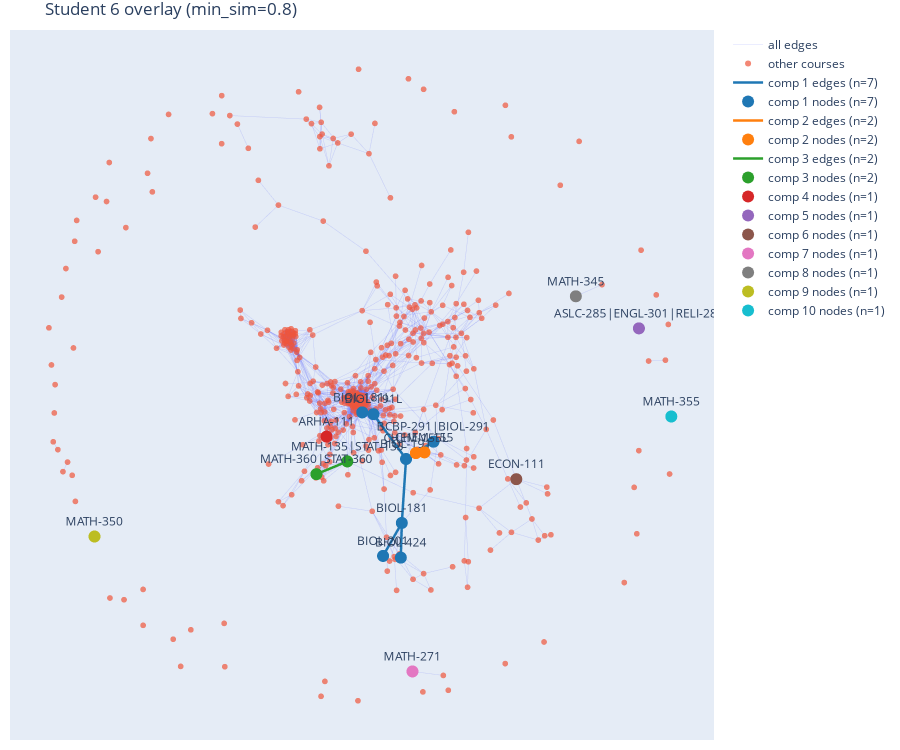

Here is the notebook cell this chart was saved with:
### Code cell
plot_student_interactive(6, min_sim=0.8)

### Figure 1 — Plotly figure (JSON) as saved in the notebook; plotly's stock layout.template omitted (floating-point values rounded to 4 significant figures; data arrays with more than 128 entries replaced by an {"elided": "..."} marker saying what was removed)
{"data": [{"hoverinfo": "none", "line": {"width": 0.5}, "mode": "lines", "name": "all edges", "opacity": 0.25, "type": "scattergl", "x": {"elided": "10035 float values"}, "y": {"elided": "10035 float values"}}, {"hoverinfo": "skip", "marker": {"size": 6}, "mode": "markers", "name": "other courses", "opacity": 0.7, "type": "scattergl", "x": {"elided": "447 float values"}, "y": {"elided": "447 float values"}}, {"hoverinfo": "none", "line": {"color": "#1f77b4", "width": 2.5}, "mode": "lines", "name": "comp 1 edges (n=7)", "type": "scattergl", "x": [0.06484, 0.1244, null, 0.2248, 0.1378, null, 0.1378, 0.1244, null, 0.1378, 0.03418, null, 0.1212, 0.1244, null, 0.03418, -0.001246, null], "y": [-0.542, -0.4376, null, -0.1808, -0.2354, null, -0.2354, -0.4376, null, -0.2354, -0.09368, null, -0.5473, -0.4376, null, -0.09368, -0.08802, null]}, {"marker": {"color": "#1f77b4", "size": 12}, "mode": "markers+text", "name": "comp 1 nodes (n=7)", "text": ["BCBP-291|BIOL-291", "BIOL-181", "BIOL-181L", "BIOL-191", "BIOL-191L", "BIOL-201", "BIOL-424"], "textposition": "top center", "type": "scattergl", "x": [0.2248, 0.1244, -0.001246, 0.1378, 0.03418, 0.06484, 0.1212], "y": [-0.1808, -0.4376, -0.08802, -0.2354, -0.09368, -0.542, -0.5473]}, {"hoverinfo": "none", "line": {"color": "#ff7f0e", "width": 2.5}, "mode": "lines", "name": "comp 2 edges (n=2)", "type": "scattergl", "x": [0.1963, 0.1689, null], "y": [-0.2145, -0.2168, null]}, {"marker": {"color": "#ff7f0e", "size": 12}, "mode": "markers+text", "name": "comp 2 nodes (n=2)", "text": ["CHEM-155", "CHEM-155L"], "textposition": "top center", "type": "scattergl", "x": [0.1963, 0.1689], "y": [-0.2145, -0.2168]}, {"hoverinfo": "none", "line": {"color": "#2ca02c", "width": 2.5}, "mode": "lines", "name": "comp 3 edges (n=2)", "type": "scattergl", "x": [-0.04869, -0.1468, null], "y": [-0.2431, -0.2834, null]}, {"marker": {"color": "#2ca02c", "size": 12}, "mode": "markers+text", "name": "comp 3 nodes (n=2)", "text": ["MATH-135|STAT-135", "MATH-360|STAT-360"], "textposition": "top center", "type": "scattergl", "x": [-0.04869, -0.1468], "y": [-0.2431, -0.2834]}, {"marker": {"color": "#d62728", "size": 12}, "mode": "markers+text", "name": "comp 4 nodes (n=1)", "text": ["ARHA-111"], "textposition": "top center", "type": "scattergl", "x": [-0.1144], "y": [-0.1647]}, {"marker": {"color": "#9467bd", "size": 12}, "mode": "markers+text", "name": "comp 5 nodes (n=1)", "text": ["ASLC-285|ENGL-301|RELI-285"], "textposition": "top center", "type": "scattergl", "x": [0.877], "y": [0.1777]}, {"marker": {"color": "#8c564b", "size": 12}, "mode": "markers+text", "name": "comp 6 nodes (n=1)", "text": ["ECON-111"], "textposition": "top center", "type": "scattergl", "x": [0.4879], "y": [-0.2993]}, {"marker": {"color": "#e377c2", "size": 12}, "mode": "markers+text", "name": "comp 7 nodes (n=1)", "text": ["MATH-271"], "textposition": "top center", "type": "scattergl", "x": [0.1582], "y": [-0.9072]}, {"marker": {"color": "#7f7f7f", "size": 12}, "mode": "markers+text", "name": "comp 8 nodes (n=1)", "text": ["MATH-345"], "textposition": "top center", "type": "scattergl", "x": [0.6768], "y": [0.2792]}, {"marker": {"color": "#bcbd22", "size": 12}, "mode": "markers+text", "name": "comp 9 nodes (n=1)", "text": ["MATH-350"], "textposition": "top center", "type": "scattergl", "x": [-0.8512], "y": [-0.4805]}, {"marker": {"color": "#17becf", "size": 12}, "mode": "markers+text", "name": "comp 10 nodes (n=1)", "text": ["MATH-355"], "textposition": "top center", "type": "scattergl", "x": [0.9799], "y": [-0.1011]}], "layout": {"height": 750, "margin": {"b": 10, "l": 10, "r": 10, "t": 30}, "showlegend": true, "title": {"text": "Student 6 overlay (min_sim=0.8)"}, "width": 900, "xaxis": {"autorange": true, "range": [-1.12, 1.116], "type": "linear", "visible": false}, "yaxis": {"autorange": true, "range": [-1.124, 1.121], "type": "linear", "visible": false}}}
